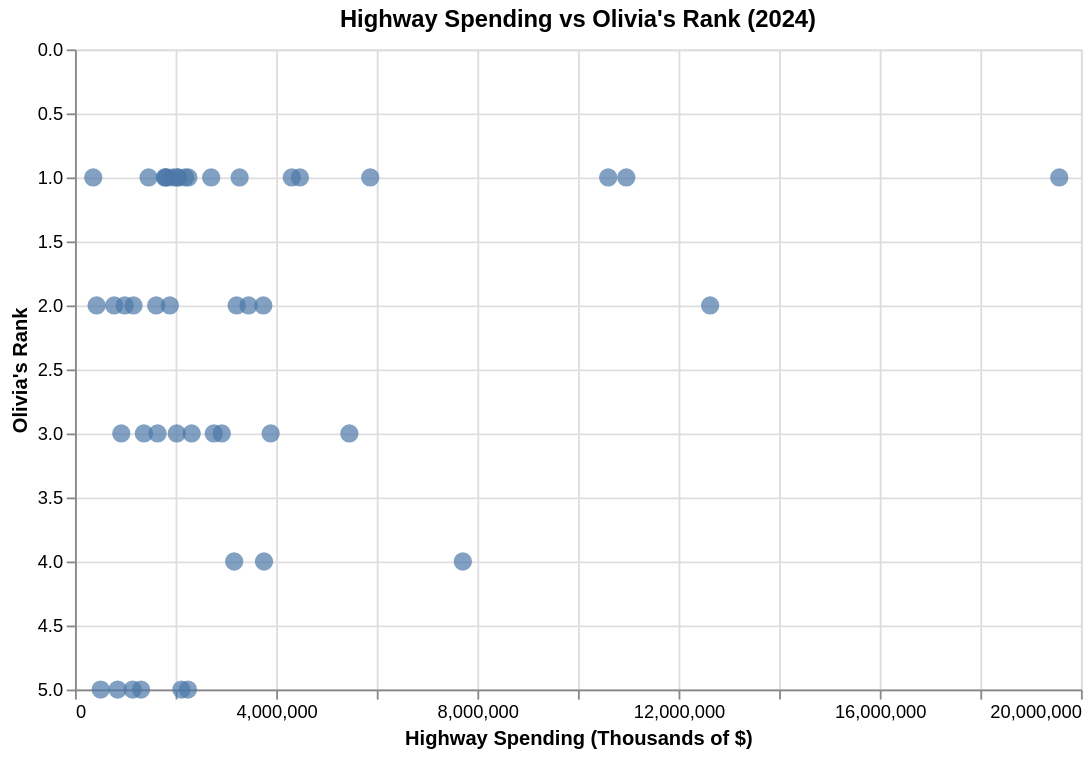

The code cell stored with this chart in its notebook:
### Code cell
#create a scatter plot of Olivia's with highway spending
olivia = joined[ (joined["name"] == "Olivia") & (joined["sex"] == "F")]

chart = alt.Chart(olivia).mark_circle(size=100).encode(
    x=alt.X("capital_outlay:Q", title="Highway Spending (Thousands of $)"),
    y=alt.Y("rank:Q", scale=alt.Scale(reverse=True), title="Olivia's Rank"),
    tooltip=["State", "rank", "capital_outlay"]
).properties(
    title="Highway Spending vs Olivia's Rank (2024)",
    width=550,
    height=350
)

chart

### Figure 1 — Vega-Lite specification as saved in the notebook (floating-point values rounded to 4 significant figures)
{"config": {"view": {"continuousWidth": 300, "continuousHeight": 300}}, "data": {"name": "data-7f9f6e8bfebaef7be54d5f392905d3a6"}, "mark": {"type": "circle", "size": 100}, "encoding": {"tooltip": [{"field": "State", "type": "nominal"}, {"field": "rank", "type": "quantitative"}, {"field": "capital_outlay", "type": "quantitative"}], "x": {"field": "capital_outlay", "title": "Highway Spending (Thousands of $)", "type": "quantitative"}, "y": {"field": "rank", "scale": {"reverse": true}, "title": "Olivia's Rank", "type": "quantitative"}}, "height": 350, "title": "Highway Spending vs Olivia's Rank (2024)", "width": 550, "$schema": "https://vega.github.io/schema/vega-lite/v6.4.1.json", "datasets": {"data-7f9f6e8bfebaef7be54d5f392905d3a6": [{"State": "Arizona", "rank": 1, "name": "Olivia", "year": 2024, "sex": "F", "capital_outlay": 2047738}, {"State": "Arkansas", "rank": 1, "name": "Olivia", "year": 2024, "sex": "F", "capital_outlay": 1829497}, {"State": "Colorado", "rank": 1, "name": "Olivia", "year": 2024, "sex": "F", "capital_outlay": 3273195}, {"State": "Connecticut", "rank": 1, "name": "Olivia", "year": 2024, "sex": "F", "capital_outlay": 1788371}, {"State": "Florida", "rank": 1, "name": "Olivia", "year": 2024, "sex": "F", "capital_outlay": 10960980}, {"State": "Hawaii", "rank": 1, "name": "Olivia", "year": 2024, "sex": "F", "capital_outlay": 362917}, {"State": "Illinois", "rank": 1, "name": "Olivia", "year": 2024, "sex": "F", "capital_outlay": 5869991}, {"State": "Louisiana", "rank": 1, "name": "Olivia", "year": 2024, "sex": "F", "capital_outlay": 2253024}, {"State": "Maryland", "rank": 1, "name": "Olivia", "year": 2024, "sex": "F", "capital_outlay": 2708001}, {"State": "Massachusetts", "rank": 1, "name": "Olivia", "year": 2024, "sex": "F", "capital_outlay": 1953312}, {"State": "Nevada", "rank": 1, "name": "Olivia", "year": 2024, "sex": "F", "capital_outlay": 2036427}, {"State": "North Carolina", "rank": 1, "name": "Olivia", "year": 2024, "sex": "F", "capital_outlay": 4471461}, {"State": "Oklahoma", "rank": 1, "name": "Olivia", "year": 2024, "sex": "F", "capital_outlay": 2189491}, {"State": "Oregon", "rank": 1, "name": "Olivia", "year": 2024, "sex": "F", "capital_outlay": 1463289}, {"State": "Pennsylvania", "rank": 1, "name": "Olivia", "year": 2024, "sex": "F", "capital_outlay": 10601140}, {"State": "Texas", "rank": 1, "name": "Olivia", "year": 2024, "sex": "F", "capital_outlay": 19569539}, {"State": "Utah", "rank": 1, "name": "Olivia", "year": 2024, "sex": "F", "capital_outlay": 1797406}, {"State": "Washington", "rank": 1, "name": "Olivia", "year": 2024, "sex": "F", "capital_outlay": 4310688}, {"State": "Alabama", "rank": 2, "name": "Olivia", "year": 2024, "sex": "F", "capital_outlay": 1614638}, {"State": "Alaska", "rank": 2, "name": "Olivia", "year": 2024, "sex": "F", "capital_outlay": 988555}, {"State": "California", "rank": 2, "name": "Olivia", "year": 2024, "sex": "F", "capital_outlay": 12627941}, {"State": "Georgia", "rank": 2, "name": "Olivia", "year": 2024, "sex": "F", "capital_outlay": 3451185}, {"State": "Kansas", "rank": 2, "name": "Olivia", "year": 2024, "sex": "F", "capital_outlay": 1885886}, {"State": "Maine", "rank": 2, "name": "Olivia", "year": 2024, "sex": "F", "capital_outlay": 779373}, {"State": "Mississippi", "rank": 2, "name": "Olivia", "year": 2024, "sex": "F", "capital_outlay": 1163429}, {"State": "New Hampshire", "rank": 2, "name": "Olivia", "year": 2024, "sex": "F", "capital_outlay": 430276}, {"State": "Virginia", "rank": 2, "name": "Olivia", "year": 2024, "sex": "F", "capital_outlay": 3744328}, {"State": "Wisconsin", "rank": 2, "name": "Olivia", "year": 2024, "sex": "F", "capital_outlay": 3214136}, {"State": "Idaho", "rank": 3, "name": "Olivia", "year": 2024, "sex": "F", "capital_outlay": 1369593}, {"State": "Michigan", "rank": 3, "name": "Olivia", "year": 2024, "sex": "F", "capital_outlay": 5454617}, {"State": "Minnesota", "rank": 3, "name": "Olivia", "year": 2024, "sex": "F", "capital_outlay": 2759954}, {"State": "Missouri", "rank": 3, "name": "Olivia", "year": 2024, "sex": "F", "capital_outlay": 2318687}, {"State": "Montana", "rank": 3, "name": "Olivia", "year": 2024, "sex": "F", "capital_outlay": 920559}, {"State": "Ohio", "rank": 3, "name": "Olivia", "year": 2024, "sex": "F", "capital_outlay": 3890260}, {"State": "South Carolina", "rank": 3, "name": "Olivia", "year": 2024, "sex": "F", "capital_outlay": 2917204}, {"State": "Tennessee", "rank": 3, "name": "Olivia", "year": 2024, "sex": "F", "capital_outlay": 2023140}, {"State": "West Virginia", "rank": 3, "name": "Olivia", "year": 2024, "sex": "F", "capital_outlay": 1641732}, {"State": "Indiana", "rank": 4, "name": "Olivia", "year": 2024, "sex": "F", "capital_outlay": 3165237}, {"State": "New Jersey", "rank": 4, "name": "Olivia", "year": 2024, "sex": "F", "capital_outlay": 3758308}, {"State": "New York", "rank": 4, "name": "Olivia", "year": 2024, "sex": "F", "capital_outlay": 7710810}, {"State": "Iowa", "rank": 5, "name": "Olivia", "year": 2024, "sex": "F", "capital_outlay": 2114971}, {"State": "Kentucky", "rank": 5, "name": "Olivia", "year": 2024, "sex": "F", "capital_outlay": 2245046}, {"State": "Nebraska", "rank": 5, "name": "Olivia", "year": 2024, "sex": "F", "capital_outlay": 1313238}, {"State": "New Mexico", "rank": 5, "name": "Olivia", "year": 2024, "sex": "F", "capital_outlay": 1146467}, {"State": "Rhode Island", "rank": 5, "name": "Olivia", "year": 2024, "sex": "F", "capital_outlay": 510795}, {"State": "South Dakota", "rank": 5, "name": "Olivia", "year": 2024, "sex": "F", "capital_outlay": 849074}]}}
